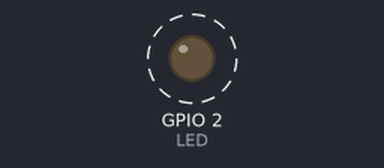
Recording of a sketch running on a simulated ESP32. On the bench: output pins drawn as LEDs (lit = HIGH). Dashed ring = blinking.

Above: at 0.5 s.
Timing chart, 0 to 3.0 s (numbered marks = the images above):
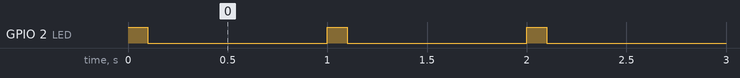

Measured:
- by itself, GPIO 2 (LED): alternates HIGH for 0.10 s and LOW for 0.90 s

The sketch:

esp32led.ino
```cpp
int LED = 2;
// the setup function runs once when you press reset or power the board
void setup() {
  // initialize digital pin LED_BUILTIN as an output.
  pinMode(LED, OUTPUT);
}

// the loop function runs over and over again forever
void loop() {
  digitalWrite(LED, HIGH);   // turn the LED on (HIGH is the voltage level)
  delay(100);                       // wait for a second
  digitalWrite(LED, LOW);    // turn the LED off by making the voltage LOW
  delay(900);                       // wait for a second
}
```
